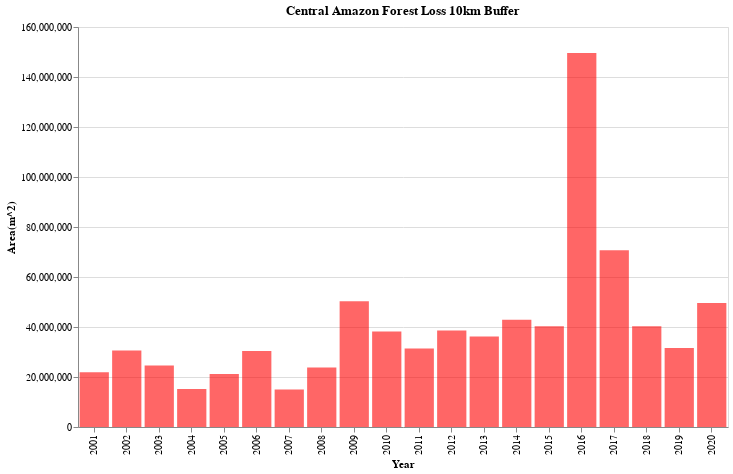

Here is the notebook cell this chart was saved with:
### Code cell
alt.Chart(forest_loss_centamzbr_10km_clean, title='Central Amazon Forest Loss 10km Buffer').mark_bar().encode(
    alt.X('Year:N'),
    alt.Y('Area(m^2):Q'),
    alt.Tooltip(['Year', 'Area(m^2)']),
    color = alt.value('red'),
    opacity = alt.value(0.6),
).properties(
    width = 650,
    height = 400
)

### Figure 1 — Vega-Lite specification as saved in the notebook (floating-point values rounded to 4 significant figures)
{"config": {"view": {"continuousWidth": 400, "continuousHeight": 300}}, "data": {"name": "data-7ec9670f6bbb9346da4264afcb54005d"}, "mark": "bar", "encoding": {"color": {"value": "red"}, "opacity": {"value": 0.6}, "tooltip": [{"type": "quantitative", "field": "Year"}, {"type": "quantitative", "field": "Area(m^2)"}], "x": {"type": "nominal", "field": "Year"}, "y": {"type": "quantitative", "field": "Area(m^2)"}}, "height": 400, "title": "Central Amazon Forest Loss 10km Buffer", "width": 650, "$schema": "https://vega.github.io/schema/vega-lite/v4.8.1.json", "datasets": {"data-7ec9670f6bbb9346da4264afcb54005d": [{"Year": 2001, "Pixel Count": 28568, "Area(m^2)": 21940000.0}, {"Year": 2002, "Pixel Count": 39907, "Area(m^2)": 30640000.0}, {"Year": 2003, "Pixel Count": 32035, "Area(m^2)": 24600000.0}, {"Year": 2004, "Pixel Count": 19771, "Area(m^2)": 15180000.0}, {"Year": 2005, "Pixel Count": 27618, "Area(m^2)": 21210000.0}, {"Year": 2006, "Pixel Count": 39593, "Area(m^2)": 30400000.0}, {"Year": 2007, "Pixel Count": 19550, "Area(m^2)": 15010000.0}, {"Year": 2008, "Pixel Count": 31059, "Area(m^2)": 23850000.0}, {"Year": 2009, "Pixel Count": 65521, "Area(m^2)": 50310000.0}, {"Year": 2010, "Pixel Count": 49702, "Area(m^2)": 38160000.0}, {"Year": 2011, "Pixel Count": 40916, "Area(m^2)": 31420000.0}, {"Year": 2012, "Pixel Count": 50273, "Area(m^2)": 38600000.0}, {"Year": 2013, "Pixel Count": 47161, "Area(m^2)": 36210000.0}, {"Year": 2014, "Pixel Count": 55877, "Area(m^2)": 42900000.0}, {"Year": 2015, "Pixel Count": 52439, "Area(m^2)": 40260000.0}, {"Year": 2016, "Pixel Count": 194840, "Area(m^2)": 149600000.0}, {"Year": 2017, "Pixel Count": 92136, "Area(m^2)": 70750000.0}, {"Year": 2018, "Pixel Count": 52432, "Area(m^2)": 40260000.0}, {"Year": 2019, "Pixel Count": 41147, "Area(m^2)": 31590000.0}, {"Year": 2020, "Pixel Count": 64558, "Area(m^2)": 49570000.0}]}}
